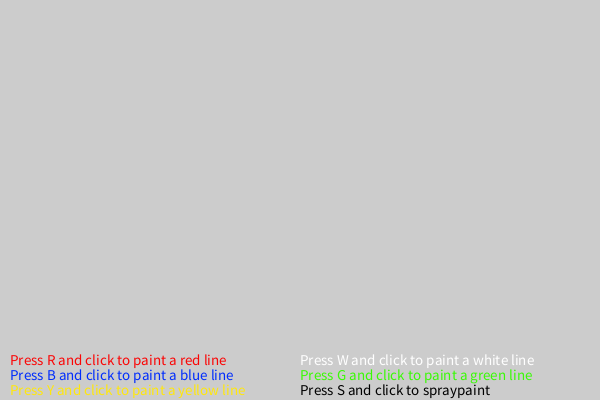
Frame 1 (no input)
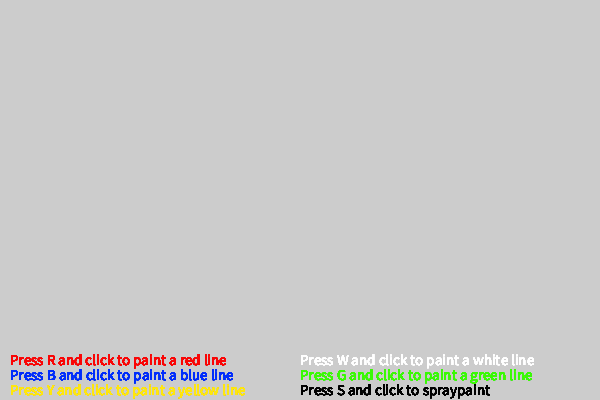
Frame 60 (the mouse pressed at the canvas centre just before this capture)
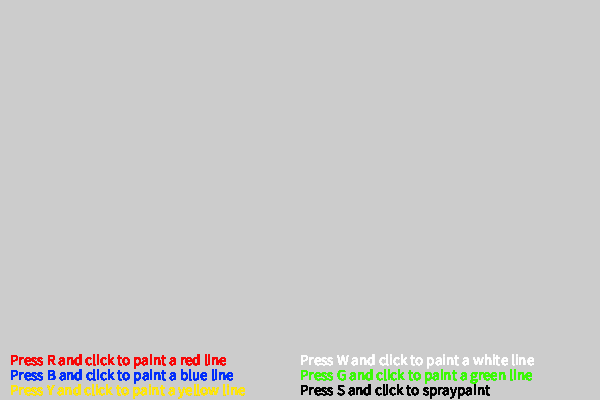
Frame 120 (the mouse held since frame 60 and released just before this capture)

The Processing sketch that drew these frames (run headless with seeded random() and noise(); from frame 60 on, the mouse is pressed at the canvas centre):

// Processing sketch: processing_110706
// ── processing_110706.pde

// Draws a line where you move your mouse over

// Fills a pixel your mouse is pointing to, thus allowing you to draw..
// lines and other shapes
// void draw(){
//  point(mouseX, mouseY);
// }

// Draws a complete line by joining pixels together as the mouse moves across the screen 
// void draw(){
//  line(pmouseX, pmouseY, mouseX, mouseY);
// }

// Changes the width of the line being drawn
// "By adding a value to the mouse co-ordinates, you can randomly place the point 
//somewhere near the mouse pointer. The for loop around the point() function (we will 
//cover these later), will create 30 coloured pixels around the mouse point, and will create 
// a spray can effect."

//void draw(){  
// for(int i=0; i<30; i++){
// point(mouseX + random(20), mouseY + random(20));
//  }  
// }

//Actual code needed

// REAL PROGRAM BELOW 

// Sets up the canvas
void setup(){
  //Sets the size of it
  size(600,400);
  // Sets the colour of it
  stroke(#71C7FF);
}

int value = 0;

void draw(){
textSize(15);
fill(#000000);
text("Press S and click to spraypaint", 300, 395);
fill(#FFFFFF);
text("Press W and click to paint a white line", 300, 365);
fill(#39FA05);
text("Press G and click to paint a green line", 300, 380);
fill(#FA0505);
text("Press R and click to paint a red line", 10, 365);
fill(#002CFC);
text("Press B and click to paint a blue line", 10, 380);
fill(#FFE70D);
text("Press Y and click to paint a yellow line", 10, 395);


}

void mouseDragged() 


{
  for(int i=0; i<30; i++)
  
  if (keyPressed) {
    if (key == 'y' || key == 'Y') {
        line(pmouseX, pmouseY, mouseX, mouseY);
        stroke(#FFE70D);
    }
    
     if (key == 'w' || key == 'W') {
        line(pmouseX, pmouseY, mouseX, mouseY);
        stroke(#FFFFFF);
    }
     if (key == 'b' || key == 'B') {
        line(pmouseX, pmouseY, mouseX, mouseY);
        stroke(#0528E8);
        
      } 
      
      if (key == 'r' || key == 'R') {
        line(pmouseX, pmouseY, mouseX, mouseY);
        stroke(#FF0004);
      }
      
      if (key == 'g' || key == 'G') {
       line(pmouseX, pmouseY, mouseX, mouseY);
        stroke(#39FA05);
        }
        
      if (key == 's' || key == 'S') {
       point(mouseX + random(20), mouseY + random(20));
       stroke(#000000);
        }
        
        
      }else {
        line(pmouseX, pmouseY, mouseX, mouseY);
        stroke(#000000);
     
     
  }
 }
